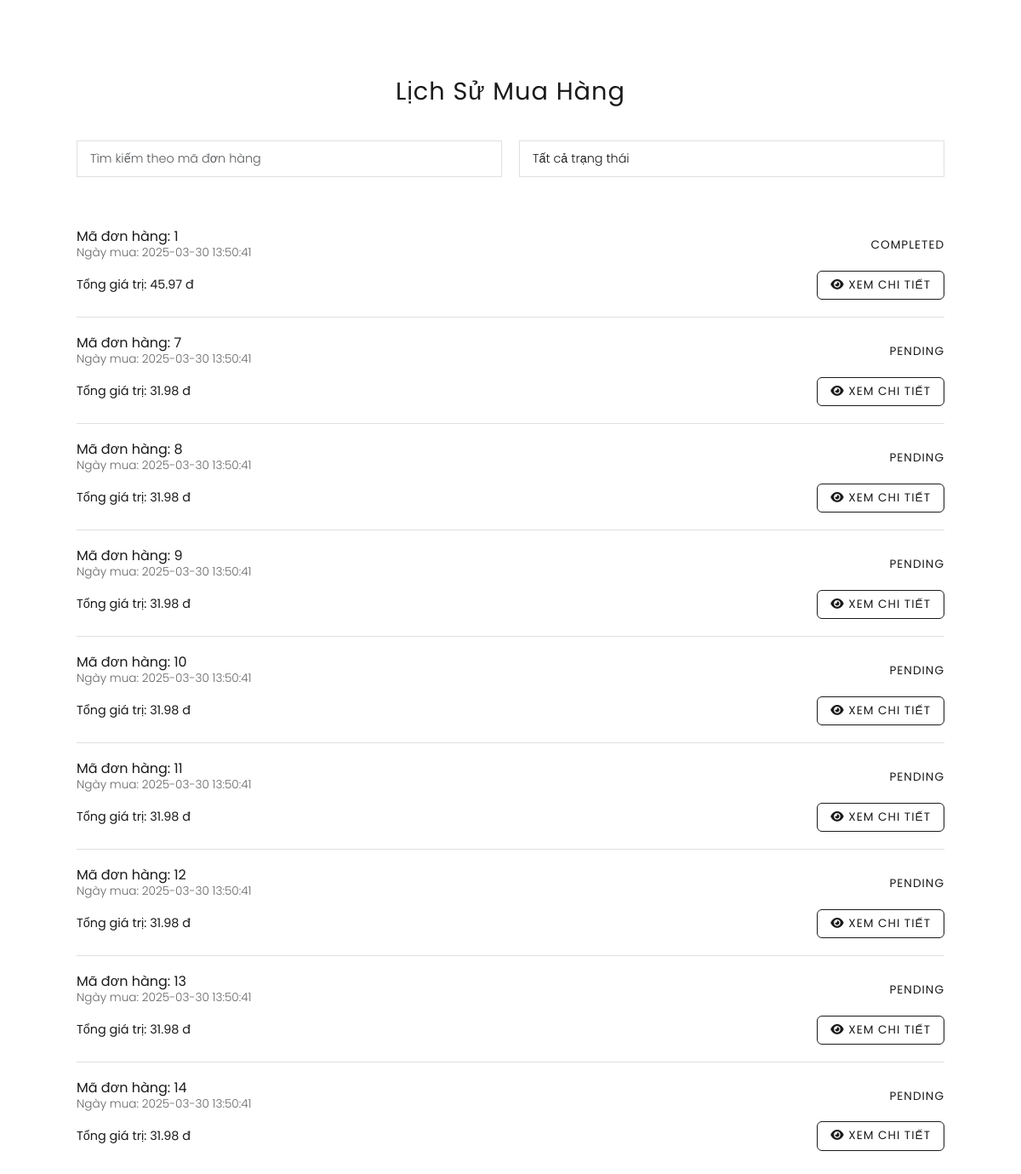
/FrontEnd/PublicUI/Lichsumuahang/listmuahang.php, run on an earlier commit of the app's database.
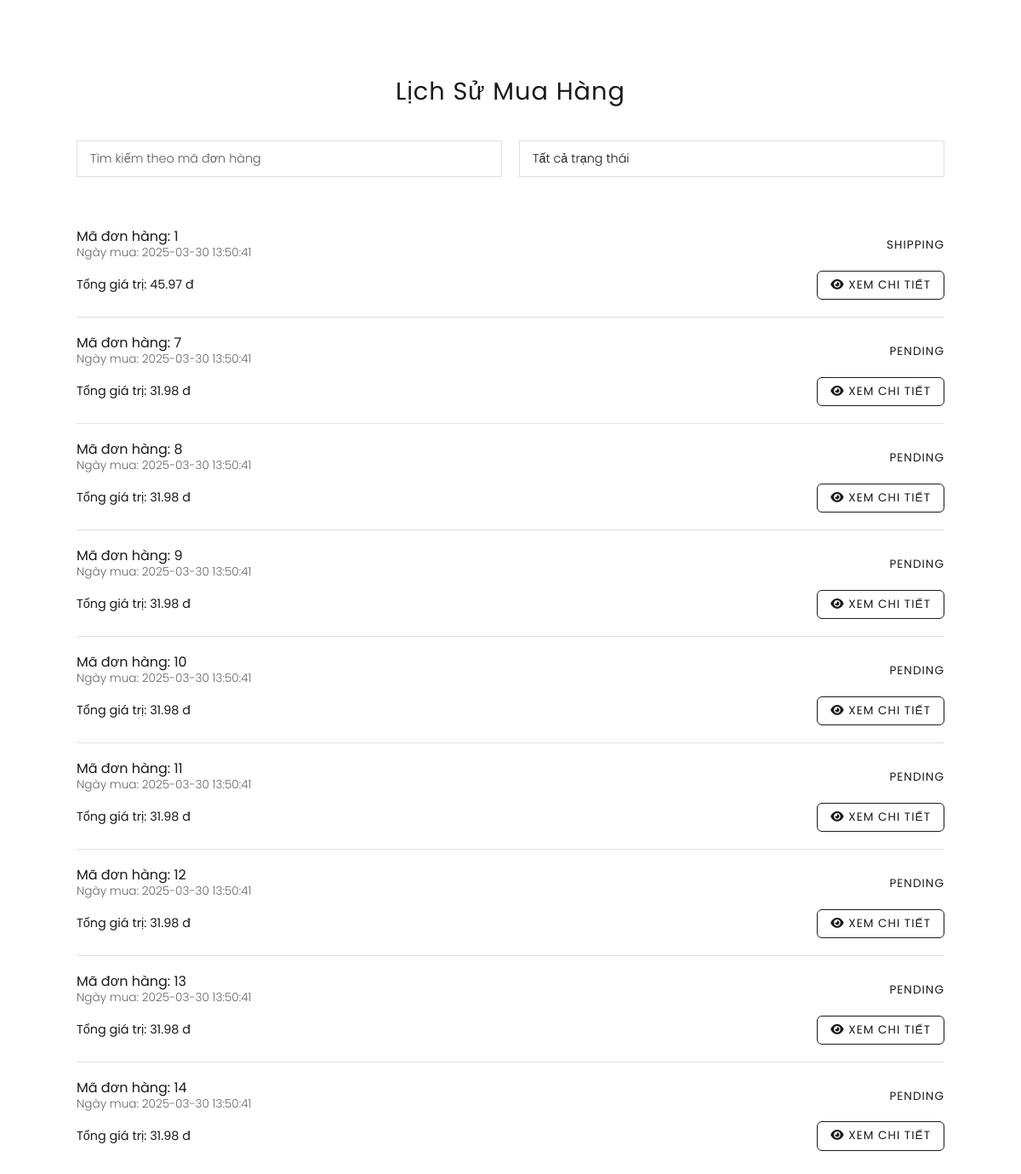
And on a later commit of the database.
### tables this page shows
CREATE TABLE IF NOT EXISTS orders (
    order_id INT AUTO_INCREMENT PRIMARY KEY,
    user_id INT,
    user_admin_id INT,
    order_date TIMESTAMP DEFAULT CURRENT_TIMESTAMP,
    total_amount DECIMAL(10, 2) NOT NULL,
    status_id INT,
    payment_method VARCHAR(50) NOT NULL,
    phone VARCHAR(15) NOT NULL,
    address VARCHAR(50),
    FOREIGN KEY (user_id) REFERENCES user(user_id)
        ON DELETE CASCADE
        ON UPDATE CASCADE,
    FOREIGN KEY (status_id) REFERENCES status(id)
        ON DELETE SET NULL
        ON UPDATE CASCADE
);

CREATE TABLE IF NOT EXISTS status (
    id INT AUTO_INCREMENT PRIMARY KEY,
    status_name VARCHAR(50) NOT NULL,
    status_description VARCHAR(255)
);

### FrontEnd/PublicUI/Lichsumuahang/listmuahang.php (the view, shortened to what this page needs)
<?php
$user_id = 1;
?>
<html lang="vi">
<head>
    <link href="https://cdn.jsdelivr.net/npm/bootstrap@5.3.0/dist/css/bootstrap.min.css" rel="stylesheet">
    <link href="https://cdnjs.cloudflare.com/ajax/libs/font-awesome/6.0.0-beta3/css/all.min.css" rel="stylesheet">
</head>
<body>
    <div class="container">
        <h1>Lịch Sử Mua Hàng</h1>
        <div class="filters">
            <input type="text" class="form-control" id="search-input" placeholder="Tìm kiếm theo mã đơn hàng">
            <select class="form-select" id="status-filter">
                <option value="">Tất cả trạng thái</option>
            </select>
        </div>
        <div id="order-list">
            <?php
                $conn = mysqli_connect("localhost", "root", "", "web2_sql");
                $query_lietke_dh = "SELECT orders.order_id, orders.order_date, orders.total_amount, status.status_name
                                    FROM orders
                                    JOIN status ON status.id = orders.status_id
                                    WHERE orders.user_id = $user_id";
                $result = mysqli_query($conn, $query_lietke_dh);
                while ($row = mysqli_fetch_array($result)) {
                    $status_class = "";
            ?>
                <div class="order-card">
                    <div class="order-header">
                        <div>
                            <h5>Mã đơn hàng: <?= htmlspecialchars($row['order_id']) ?></h5>
                            <div class="date">Ngày mua: <?= htmlspecialchars($row['order_date']) ?></div>
                        </div>
                        <div class="status <?= $status_class ?>">
                            <?= htmlspecialchars($row['status_name']) ?>
                        </div>
                    </div>
                    <div class="order-details">
                        <div class="total">Tổng giá trị: <?= htmlspecialchars($row['total_amount']) ?> đ</div>
                        <a href="chitietdonhang.php?order_id=<?= urlencode($row['order_id']) ?>" class="btn btn-outline-primary">
                            <i class="fas fa-eye"></i> Xem chi tiết
                        </a>
                    </div>
                </div>
            <?php
                }
            ?>
        </div>
    </div>
</body>
</html>

### FrontEnd/PublicUI/Lichsumuahang/listmuahang.php (style rules this page uses)
* { margin: 0; padding: 0; box-sizing: border-box; font-family: 'Poppins', sans-serif; }
body { background: #ffffff; padding: 50px; min-height: 100vh; color: #1a1a1a; }
.container { max-width: 1100px; margin: 0 auto; padding: 40px; }
h1 { font-size: 1.8rem; font-weight: 400; color: #1a1a1a; text-align: center; letter-spacing: 1px; margin-bottom: 40px; }
.filters { display: flex; gap: 20px; margin-bottom: 40px; }
.form-control, .form-select { border-radius: 0; border: 1px solid #e0e0e0; padding: 10px 15px; font-size: 0.9rem; font-weight: 300; color: #1a1a1a; background: #fff; }
.order-card { border-bottom: 1px solid #e0e0e0; padding: 20px 0; }
.order-card:last-child { border-bottom: none; }
.order-card .order-header { display: flex; justify-content: space-between; align-items: center; margin-bottom: 10px; }
.order-card h5 { font-size: 1rem; font-weight: 400; color: #1a1a1a; margin: 0; }
.order-card .date { font-size: 0.85rem; font-weight: 300; color: #666; }
.order-card .status { font-size: 0.85rem; font-weight: 400; text-transform: uppercase; letter-spacing: 1px; }
.order-card .order-details { display: flex; justify-content: space-between; align-items: center; }
.order-card .total { font-size: 0.9rem; font-weight: 400; color: #1a1a1a; }
.order-card .btn-outline-primary { border: 1px solid #1a1a1a; color: #1a1a1a; font-size: 0.85rem; font-weight: 400; text-transform: uppercase; letter-spacing: 1px; padding: 6px 15px; background: none; transition: background 0.3s ease, color 0.3s ease; }

What changed in the data, as far as the page shows it:
changed through a linked row, orders id 1: status.status_name "COMPLETED" → "SHIPPING"
